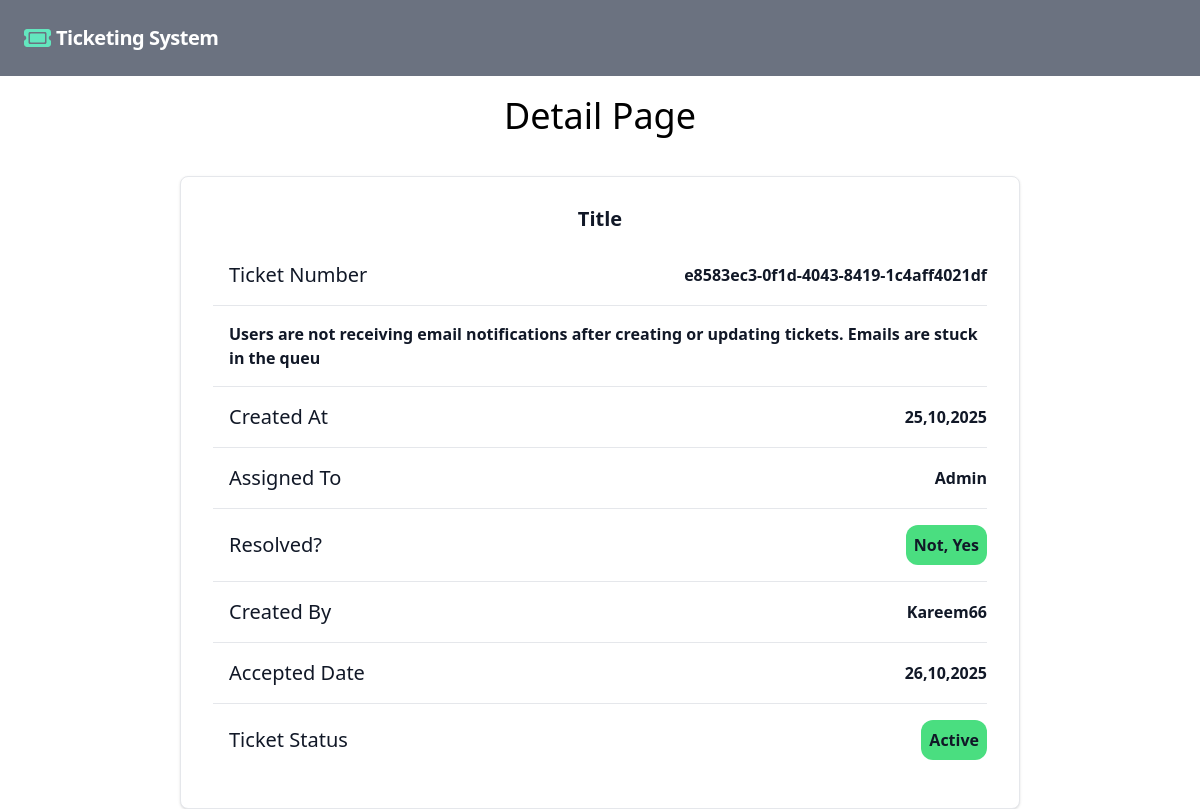
The page /ticket/detail_ticket/28/ on the database its author committed.
### ticket/models.py (models this page shows, shortened)
class Ticket(models.Model):
    STATUS = [
        ('Pending', "Pending"),
        ('Active', "Active"),
        ('Completed', "Completed"),
    ]
    number = models.UUIDField(default=uuid.uuid4, editable=False, unique=True)
    title = models.CharField(max_length=250)
    content = models.TextField()
    created_by = models.ForeignKey(User, related_name='created_tickets', on_delete=models.CASCADE)
    created_at = models.DateTimeField(auto_now_add=True)
    assigned_to = models.ForeignKey(User, on_delete=models.SET_NULL, null=True, blank=True, related_name='assigned_tickets')
    is_resolved = models.BooleanField(default=False)
    accepted_date = models.DateTimeField(blank=True, null=True)
    closed_date = models.DateTimeField(blank=True, null=True)
    status = models.CharField(choices=STATUS, max_length=25)

### users/models.py (models this page shows)
class User(AbstractUser):
    is_customer = models.BooleanField(default=False)
    is_admin = models.BooleanField(default=False)
    def __str__(self):
        return self.username

### ticket/views.py (the view)
# urls.py: path('detail_ticket/<int:pk>/',detail_ticket,name='detail_ticket'),
def detail_ticket(request,pk):
    ticket = Ticket.objects.get(id = pk)
    return render(request , 'detail_ticket.html',{'ticket':ticket})

### ticket/templates/detail_ticket.html (shortened to what this page needs)
{% extends "base.html" %} {% block content %}
<div class="text-center mt-5 mb-10">
  <h1 class="text-4xl text-bold">Detail Page</h1>
</div>
<div class="flex justify-center">
  <div
    class="w-[70%] p-4 bg-white border border-gray-200 rounded-lg shadow sm:p-8 dark:bg-gray-800 dark:border-gray-700">
    <div class="flex items-center justify-center mb-4">
      <h5 class="text-xl font-bold leading-none text-gray-900 dark:text-white">
        Title
      </h5>
    </div>
    <div class="flow-root">
      <ul role="list" class="divide-y divide-gray-200 dark:divide-gray-700">
        <li class="py-3 sm:py-4">
          <div class="flex items-center">
            <div class="flex-1 min-w-0 ms-4">
              <p
                class="text-xl font-medium text-gray-900 truncate dark:text-white"
              >
                Ticket Number
              </p>
            </div>
            <div
              class="inline-flex items-center text-base font-semibold text-gray-900 dark:text-white"
            >
              {{ticket.number}}
            </div>
          </div>
        </li>
        <li class="py-3 sm:py-4">
          <div class="flex items-center">
            <div
              class="inline-flex items-center text-base font-semibold text-gray-900 dark:text-white"
            >
              {{ticket.content}}
            </div>
          </div>
        </li>
        <li class="py-3 sm:py-4">
          <div class="flex items-center">
            <div class="flex-1 min-w-0 ms-4">
              <p
                class="text-xl font-medium text-gray-900 truncate dark:text-white"
              >
                Created At
              </p>
            </div>
            <div
              class="inline-flex items-center text-base font-semibold text-gray-900 dark:text-white"
            >
              {{ticket.created_at|date:"d,m,Y"}}
            </div>
          </div>
        </li>
        <li class="py-3 sm:py-4">
          <div class="flex items-center">
            <div class="flex-1 min-w-0 ms-4">
              <p
                class="text-xl font-medium text-gray-900 truncate dark:text-white"
              >
                Assigned To
              </p>
            </div>
            <div
              class="inline-flex items-center text-base font-semibold text-gray-900 dark:text-white"
            >
              {{ticket.assigned_to|title}}
            </div>
          </div>
        </li>
        <li class="py-3 sm:py-4">
          <div class="flex items-center">
            <div class="flex-1 min-w-0 ms-4">
              <p
                class="text-xl font-medium text-gray-900 truncate dark:text-white"
              >
                Resolved?
              </p>
            </div>
            {% if ticket.is_resolved %}
            <div
              class="inline-flex items-center text-base font-semibold text-gray-900 dark:text-white p-2 rounded-xl bg-red-500"
            >
              Resolved?
            </div>
            {% else %}
            <div
              class="inline-flex items-center text-base font-semibold text-gray-900 dark:text-white p-2 rounded-xl bg-green-400"
            >
              Not, Yes
            </div>
            {% endif %}
          </div>
        </li>
        <li class="py-3 sm:py-4">
          <div class="flex items-center">
            <div class="flex-1 min-w-0 ms-4">
              <p
                class="text-xl font-medium text-gray-900 truncate dark:text-white"
              >
                Created By
              </p>
            </div>
            <div
              class="inline-flex items-center text-base font-semibold text-gray-900 dark:text-white"
            >
              {{ticket.created_by|title}}
            </div>
          </div>
        </li>
        <li class="py-3 sm:py-4">
          <div class="flex items-center">
            <div class="flex-1 min-w-0 ms-4">
              <p
                class="text-xl font-medium text-gray-900 truncate dark:text-white"
              >
                Accepted Date
              </p>
            </div>
            {% if not ticket.accepted_date %}
              <div
              class="inline-flex items-center text-base font-semibold text-gray-900 dark:text-red-400"
            >
              Waiting!!!
            </div>
            {% else %}
            <div
              class="inline-flex items-center text-base font-semibold text-gray-900 dark:text-white"
            >
              {{ticket.accepted_date|date:"d,m,Y"}}
            </div>
            {% endif %}
          </div>
        </li>
        <li class="py-3 sm:py-4">
          <div class="flex items-center">
            <div class="flex-1 min-w-0 ms-4">
              <p
                class="text-xl font-medium text-gray-900 truncate dark:text-white"
              >
                Ticket Status
              </p>
            </div>
            {% if ticket.status == "Pending" %}
            <div
              class="inline-flex items-center text-base font-semibold text-gray-900 dark:text-white p-2 rounded-xl bg-yellow-400"
            >
              Pending
            </div>
            {% elif ticket.status == "Active" %}
            <div
              class="inline-flex items-center text-base font-semibold text-gray-900 dark:text-white p-2 rounded-xl bg-green-400"
            >
              Active
            </div>
            {% elif ticket.status == "Completed"%}
            <div
              class="inline-flex items-center text-base font-semibold text-gray-900 dark:text-white p-2 rounded-xl bg-red-400"
            >
              Completed
            </div>
            {% endif %}
          </div>
        </li>
      </ul>
    </div>
  </div>
</div>
{% endblock %}

### rows shown on the page
Ticket: number "e8583ec3-0f1d-4043-8419-1c4aff4021df", content "Users are not receiving email notifications after creating or updating tickets. Emails are stuck in the queu", created_at "25,10,2025", assigned_to "Admin", created_by "Kareem66", accepted_date "26,10,2025"
